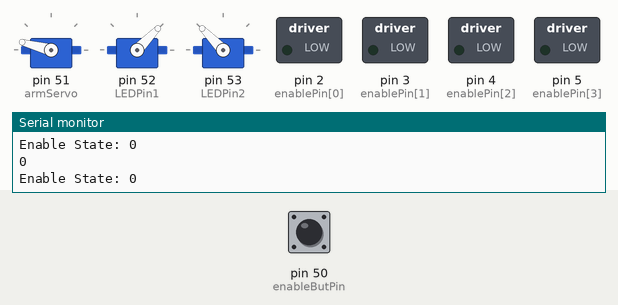
Simulated run of this sketch. Board: Arduino Mega 2560, built with avr-gcc and run on an emulated ATmega2560. Shown: 3 × servo, switched loads named in the sketch (green lamp = pin HIGH), the last lines printed to the serial monitor. The test bench sets the inputs (shaded band); at power-on: pin 50 (enableButPin) LOW.

Above: at 1.9 s.
2.0 s: pin 50 (enableButPin) pulled HIGH for 0.15 s
At 3.51 s:
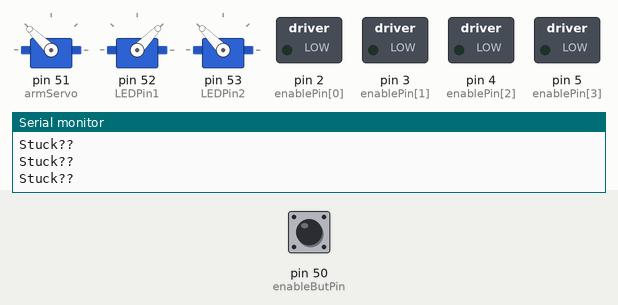
8.1 s: pin 50 (enableButPin) pulled HIGH for 1 s
At 8.36 s:
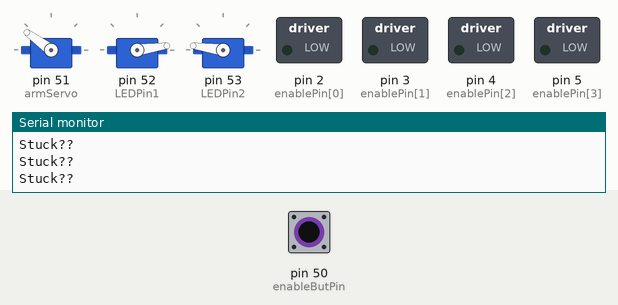
At 11.62 s:
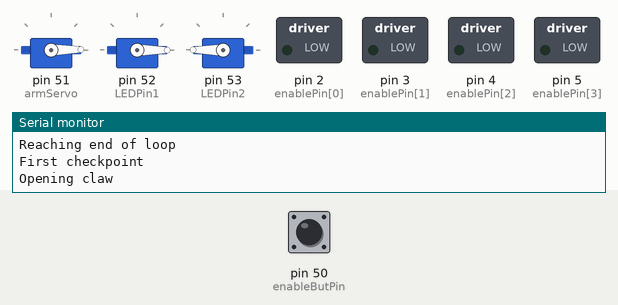
14.1 s: pin 50 (enableButPin) driven LOW
Timing chart, 0 to 17.1 s (numbered marks = the images above; inputs shaded):
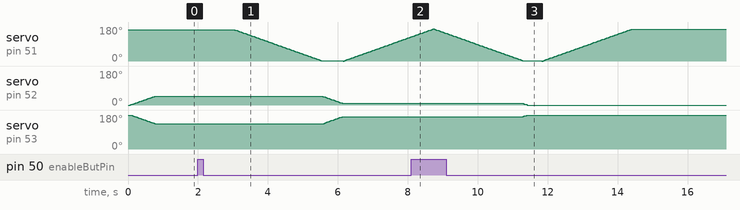

Measured:
- after the input at 8.1 s, servo on pin 52 (LEDPin1): 8° → 0° after 3.2 s; servo on pin 53 (LEDPin2): 172° → 180° after 3.2 s

The sketch:

depositBall.ino
```cpp
#include <Servo.h>
Servo leftServo;
Servo rightServo;
Servo armServo;

int leftPos = 0; // Starting positions for servo claws
int rightPos = 180;
int armPos = 165;
boolean start;
boolean inPosition = 0;

// define constants for sonar sensors
const int echoPin[] = {
  22,24,26,28}; // Echo Pin
const int trigPin[] = {
  23,25,27,29}; // Trigger Pin
const int LEDPin1 = 52; // red LED for out of range
const int LEDPin2 = 53; // blue LED for in range
const float distanceConstant = 58.2;

int maxRange = 55;

//define constants for motors
const int motorPin[] = {
  30,31,32,33,34,35,36,37};
const int enablePin[] = {
  2,3,4,5}; // Starts from top, going clockwise

long duration, distance;

int dir = 3; // 0 - front, 1 - right, 2 - back, 3 - left
int prevDir = 2;
int sensorNum = 3;
boolean highLow = 0;

const int enableButPin = 50;
int enableState = 0;
int prevEnableState = 0;

void setup()
{
  Serial.begin(9600);

  // attach servo objects to respective pins
  armServo.attach(51);
  leftServo.attach(52);
  rightServo.attach(53);

  // set servos to designated starting positions
  leftServo.write(leftPos);
  rightServo.write(rightPos);
  armServo.write(armPos);
  delay(50);

  closeClaw();

  pinMode(enableButPin, INPUT);
}

void loop()
{
  enableState = digitalRead(enableButPin);
  delay(1);

  Serial.print("Enable State: ");
  Serial.println(enableState);

  // on/off switch
  if(enableState != prevEnableState)
  {
    if(enableState)
      start = !start;
  }
  Serial.println(start);

  if(start)
  {
    if(!inPosition)
    {
      inPosition = keepDriving();
    }
    else
    {
      if(moveArm(-1))
      {
        Serial.println("First checkpoint");
        if(armPos == 0)
        {
          if(openClaw())
          {
            moveArm(1);
          }
        }
      }
      else
      {
        Serial.println("Done!");
      }
    }
  }
}

// Function to turn off motors, before switching directions
void turnMotorsOff()
{
  // Write low to all enable pins on H-bridge (0 volts)
  analogWrite(enablePin[0], 0);
  analogWrite(enablePin[1], 0);
  analogWrite(enablePin[2], 0);
  analogWrite(enablePin[3], 0);

  for(int i = 0; i < 8; i++)
  {
    digitalWrite(motorPin[i], LOW);
  }

  Serial.println("Motors off?");
  delay(1000);
}

boolean keepDriving()
{
  // At designated location
  if (distance <= maxRange)
  {
    // Switch LED outputs
    digitalWrite(LEDPin1, LOW);
    digitalWrite(LEDPin2, HIGH);
    turnMotorsOff(); // turn motors off before making decision, so it doesn't keep driving

    if(dir == 1) // If going right, switch to going forward (for first hopper and first instance)
    {
      Serial.println("Got to first checkpoint");
      delay(1000);
      prevDir = dir;
      dir = -1;
      sensorNum = 0;
    }
    else if (dir == -1) // stop running
    {
      turnMotorsOff();
    }
    return 1;
  }
  else if (distance >= maxRange){ // Not close enough, keep driving in direction
    digitalWrite(LEDPin1, HIGH);
    digitalWrite(LEDPin2, LOW);
    movement(dir);
    return 0;
  }
}

void movement(int motorDirection)//0 is forward, 1 is right, 2 is back, 3 is left, -1 is nothing
{
  // structure for designating current flow through H-bridges
  if(motorDirection == 0)
  {
    highLow = 1;
    Serial.println("Moving forward");
  }
  else if (motorDirection == 1)
  {
    Serial.println("Moving right");
    highLow = 1;
  }
  else if (motorDirection == 2)
  {
    Serial.println("Moving backwards");
    highLow = 0;
  }
  else if (motorDirection == 3)
  {
    Serial.println("Moving left");
    highLow = 0;
  }
  else
  {
    Serial.println("Don't need to move");
  }

  // Write voltages to enable pins, and direct current through H-bridge (need to modify analogWrite values)
  if(motorDirection == 0 || motorDirection == 2)
  {
    analogWrite(enablePin[0], 175); // direct left wheel
    analogWrite(enablePin[1], 175); // direct right wheel
    digitalWrite(motorPin[0], !highLow);
    digitalWrite(motorPin[1], highLow);
    digitalWrite(motorPin[2], highLow);
    digitalWrite(motorPin[3], !highLow);
    // turn unwanted motors off (safety check)
    digitalWrite(motorPin[4], LOW);
    digitalWrite(motorPin[5], LOW);
    digitalWrite(motorPin[6], LOW);
    digitalWrite(motorPin[7], LOW);
  }
  else if(motorDirection == 1 || motorDirection == 3)
  {
    analogWrite(enablePin[2], 100); // Direct front wheel
    analogWrite(enablePin[3], 155); // Direct back wheel
    // turn unwanted motors off (safety check)
    digitalWrite(motorPin[0], LOW);
    digitalWrite(motorPin[1], LOW);
    digitalWrite(motorPin[2], LOW);
    digitalWrite(motorPin[3], LOW);
    digitalWrite(motorPin[4], !highLow);
    digitalWrite(motorPin[5], highLow);
    digitalWrite(motorPin[6], !highLow);
    digitalWrite(motorPin[7], highLow);
  }
  else
  {
    for(int i = 0; i < 8; i++)
    {
      digitalWrite(motorPin[i], 0);
    }
  }
}

// function for determining distance to wall/objects
void sensor(int sensorNum)
{
  digitalWrite(trigPin[sensorNum], LOW);
  delayMicroseconds(2);

  digitalWrite(trigPin[sensorNum], HIGH);
  delayMicroseconds(10);

  digitalWrite(trigPin[sensorNum], LOW);
  duration = pulseIn(echoPin[sensorNum], HIGH);

  //Calculate the distance (in cm) based on the speed of sound.
  distance = duration/distanceConstant;

  delay(50);
}


//Functions for depositing ball start here
boolean moveArm(int upDown) // -1 for up, 1 for down
{
  boolean value;
  boolean exit = 1;
  // loop until all the way up/down
  if(upDown == -1)
  {
    Serial.println("Raising arm");
  }
  else if (upDown == 1)
  {
    Serial.println("Lowering arm");
  }

  do
  {
    armServo.write(armPos);
    delay(15);
    armPos += upDown;
    Serial.println("Stuck??");
    if(armPos == 0 || armPos == 170)
      exit = 0;
  }while(exit == 1);

  Serial.println("Reaching end of loop");

  if(upDown == -1)
  {
    value = 1;
  }
  else
  {
    value = 0;
    start = 0;
  }

  return value;
}

boolean openClaw()
{
  Serial.println("Opening claw");
  do // loop to open the claws (left and right claws go 180 degrees)
  {
    leftServo.write(leftPos);
    rightServo.write(rightPos);
    delay(15);
    //increment/decrement the right and left claw positions each iteration
    rightPos++;
    leftPos--;

  }while(leftPos != 7 && rightPos != 208);
  return 1;
}

int closeClaw()
{
  Serial.println("Closing claw");

  do // loop to close the claws (left and right claws go 180 degrees)
  {
    leftServo.write(leftPos);
    delay(15);
    rightServo.write(rightPos);
    rightPos--;
    leftPos++;

  }while(leftPos != 47 && rightPos != 98);

  return 0;
}
```
